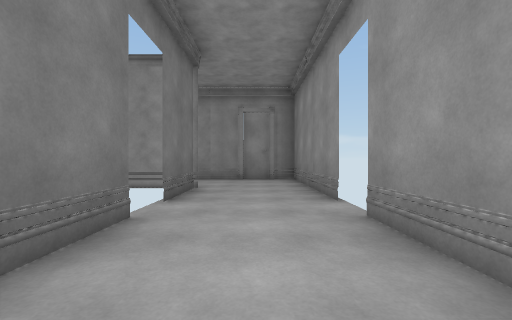
View 1 (above)

16 first-person views from a walk through a scene from a Unity 3-D project. The camera is 1.2 m above the floor, looks level and sees 90° across. The floor is counted in squares, 2 m on a side. Each view is taken from the middle of a square. On the plan, view 1 faces up. The plan holds only what a view shows up to about 9 squares ahead; the rest is blank. The place goes on beyond the plan. Door leaves are left out, so doorways stand open. Surface patterns are stand-ins for the level's own textures.

View 2
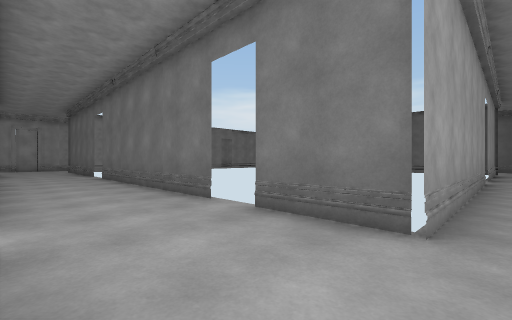

View 3
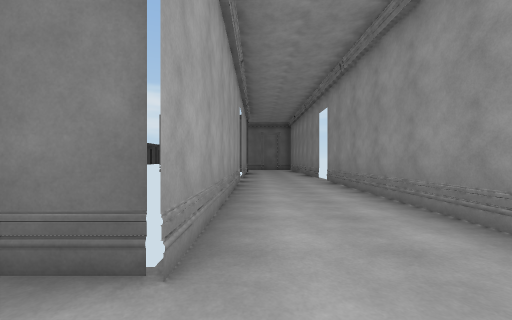

View 4
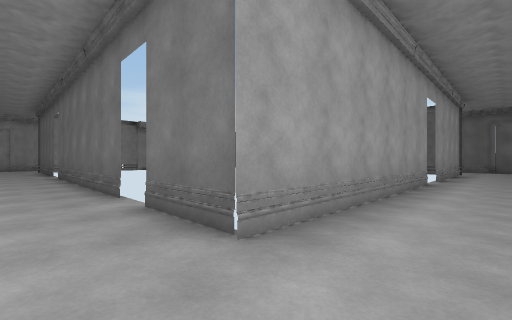

View 5
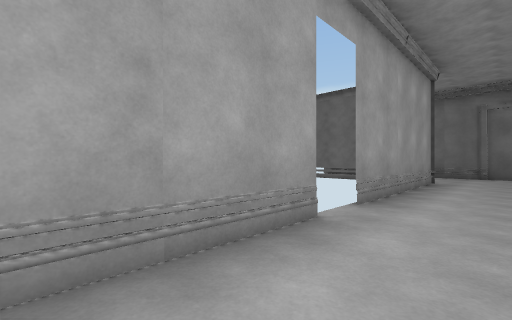

View 6
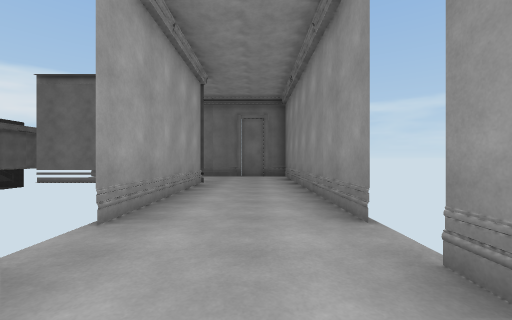

View 7
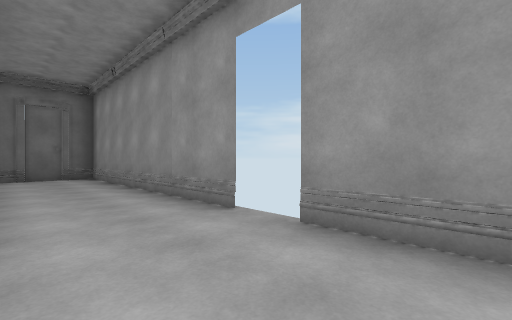

View 8
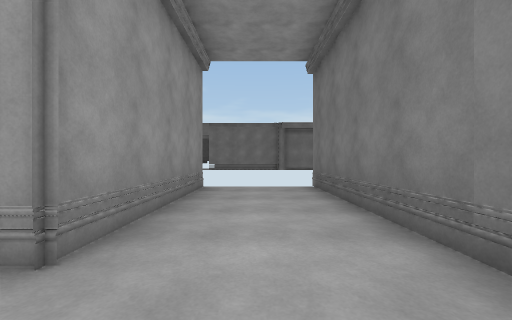

View 9
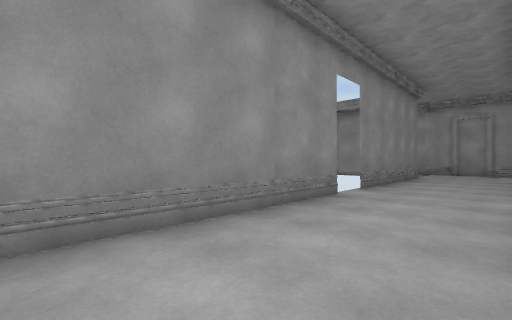

View 10
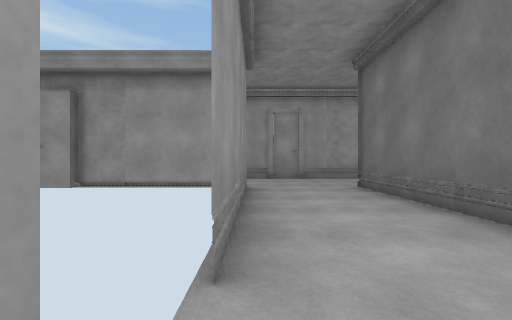

View 11
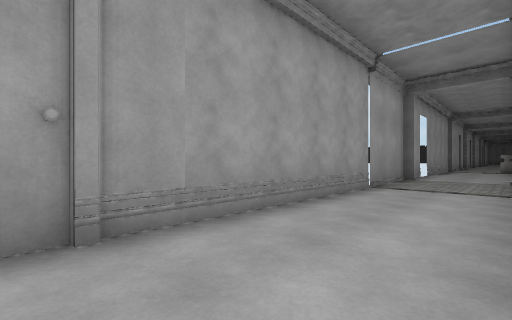

View 12
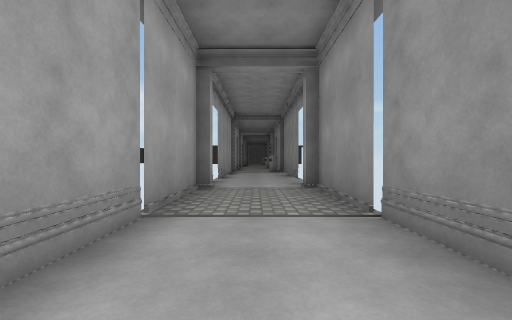

View 13
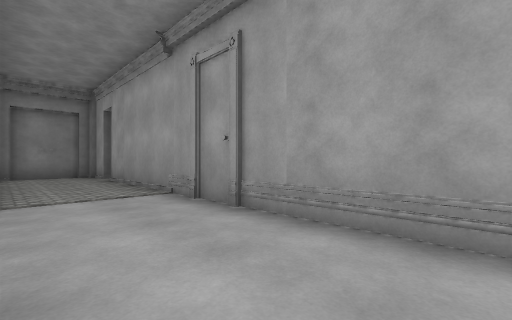

View 14
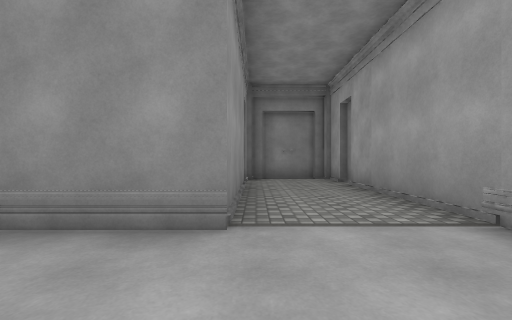

View 15
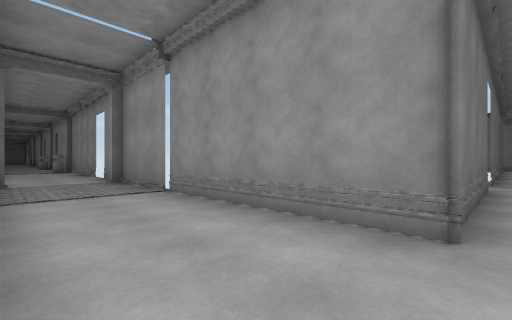

View 16
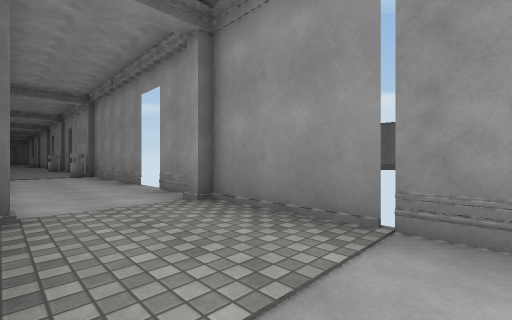

### Floor plan
Points are (right, up) in squares from view 1. A wall is a line through its corners. A room is listed if a view was taken in it or the views show most of it. See-through windows are left out.
Room 1 (views 1, 9, 10)
walls: (1.2, -3.5) (1.2, 3.4); (-1.3, 3.5) (-1.3, -3.5)
ways out: opening at (0, 3) to room 2; open door at (-1, 3.5) to room 2; open door at (1, 3) to room 2; opening at (0, -4) to room 4; open door at (-1, -3.5) to room 4; open door at (1, -4) to room 4
Room 2 (views 2, 3, 4, 5, 6, 7)
walls: (-1.4, 8.1) (-7.5, 8.1); (1.2, 3.4) (1.2, 7.1); (-7.4, 5.5) (-1.3, 5.5) (-1.3, 3.5)
ways out: opening at (0, 3) to room 1; open door at (-1, 3.5) to room 1; open door at (1, 3) to room 1; opening at (-9, 7) to room 3; open door at (-8, 5.5) to room 3; open door at (-8, 8)
objects: other object (-1, 8) to (1, 8)
Room 3 (view 8)
walls: (-15.3, 5.5) (-15.3, 1); (-12.8, 1.1) (-12.8, 5.5) (-8.2, 5.5); (-8.4, 8.1) (-15.4, 8.1)
ways out: opening at (-9, 7) to room 2; open door at (-8, 5.5) to room 2
objects: other object (-15, 7)
Room 4 (views 11, 12, 13, 14, 15, 16)
walls: (1.6, -11.2) (4, -11.2); (3.9, -8.7) (1.2, -8.7) (1.2, -3.5); (-1.3, -3.5) (-1.3, -8.7) (-7.2, -8.7); (-7, -11.2) (-1.2, -11.2); (-9, -8.7) (-10.2, -8.7); (-11.9, -11.2) (-9.6, -11.2)
ways out: opening at (0, -4) to room 1; open door at (-1, -3.5) to room 1; open door at (1, -4) to room 1; opening at (-10.5, -10); open door at (-10.5, -11); open door at (-10.5, -9)
objects: other object (-8, -11); other object (-8, -9); other object (0, -11) to (1, -11); other object (5, -11); other object (5, -8); other object (7, -12) to (7, -11); other object (7, -10); other object (7, -9) to (7, -8)

Positions as (right, up) in squares from view 1, and headings:
1: (0, 0), facing up
2: (1, 6), facing down-left
3: (0, 6), facing left
4: (0, 7), facing down-left
5: (-5, 7), facing down-left
6: (-6, 7), facing left
7: (-6, 6), facing up-left
8: (-14, 7), facing down
9: (-1, 1), facing down-right
10: (1, -3), facing down
11: (0, -9), facing down-left
12: (-3, -10), facing left
13: (-3, -9), facing down-right
14: (-1, -9), facing right
15: (-1, -11), facing up-left
16: (-5, -11), facing up-left
